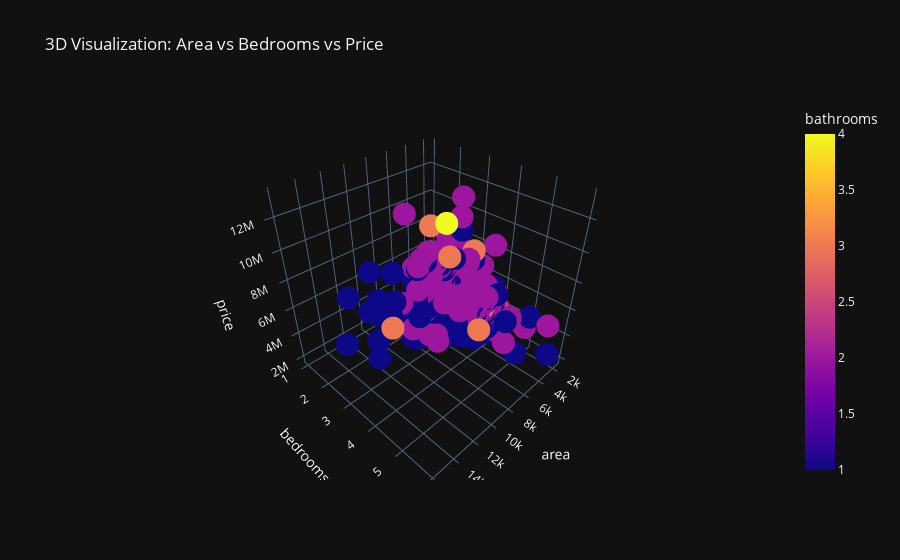

Notebook code cell kept with this figure:
### Code cell
fig = px.scatter_3d(
    df, 
    x='area', 
    y='bedrooms', 
    z='price', 
    color='bathrooms', 
    title='3D Visualization: Area vs Bedrooms vs Price',
    template='plotly_dark'
)

fig.write_image("../visuals/3d_scatter_plot.png")
fig.show()

### Figure 1 — Plotly figure (JSON) as saved in the notebook; plotly's stock layout.template omitted (floating-point values rounded to 4 significant figures; data arrays with more than 128 entries replaced by an {"elided": "..."} marker saying what was removed)
{"data": [{"hovertemplate": "area=%{x}<br>bedrooms=%{y}<br>price=%{z}<br>bathrooms=%{marker.color}<extra></extra>", "legendgroup": "", "marker": {"color": {"elided": "545 int values"}, "coloraxis": "coloraxis", "symbol": "circle"}, "mode": "markers", "name": "", "scene": "scene", "showlegend": false, "type": "scatter3d", "x": {"elided": "545 int values"}, "y": {"elided": "545 int values"}, "z": {"elided": "545 int values"}}], "layout": {"coloraxis": {"colorbar": {"title": {"text": "bathrooms"}}, "colorscale": [[0, "#0d0887"], [0.1111, "#46039f"], [0.2222, "#7201a8"], [0.3333, "#9c179e"], [0.4444, "#bd3786"], [0.5556, "#d8576b"], [0.6667, "#ed7953"], [0.7778, "#fb9f3a"], [0.8889, "#fdca26"], [1, "#f0f921"]]}, "legend": {"tracegroupgap": 0}, "scene": {"domain": {"x": [0, 1], "y": [0, 1]}, "xaxis": {"title": {"text": "area"}}, "yaxis": {"title": {"text": "bedrooms"}}, "zaxis": {"title": {"text": "price"}}}, "title": {"text": "3D Visualization: Area vs Bedrooms vs Price"}}}
